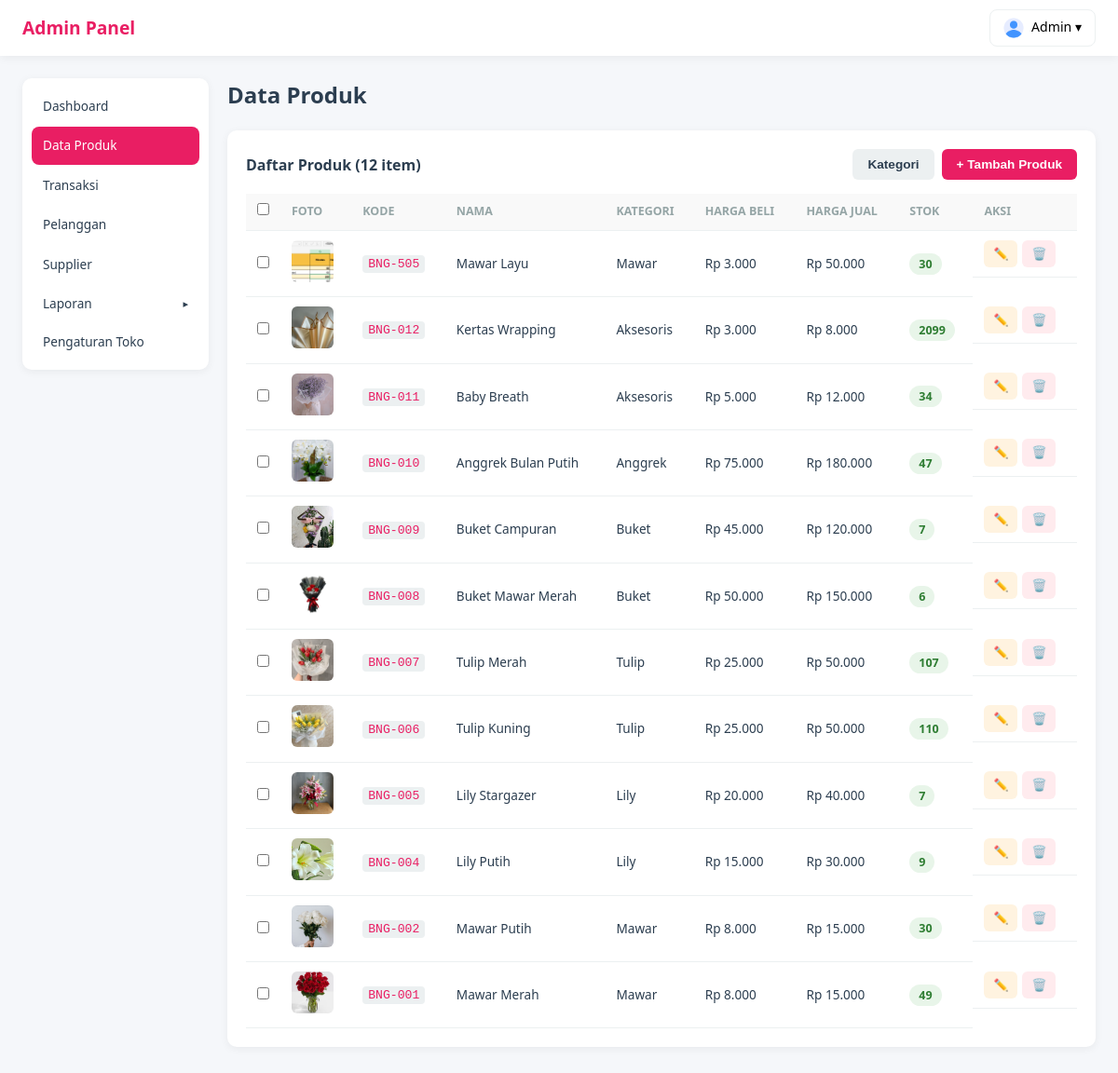
/admin/index.php?page=produk, run on an earlier commit of the app's database.
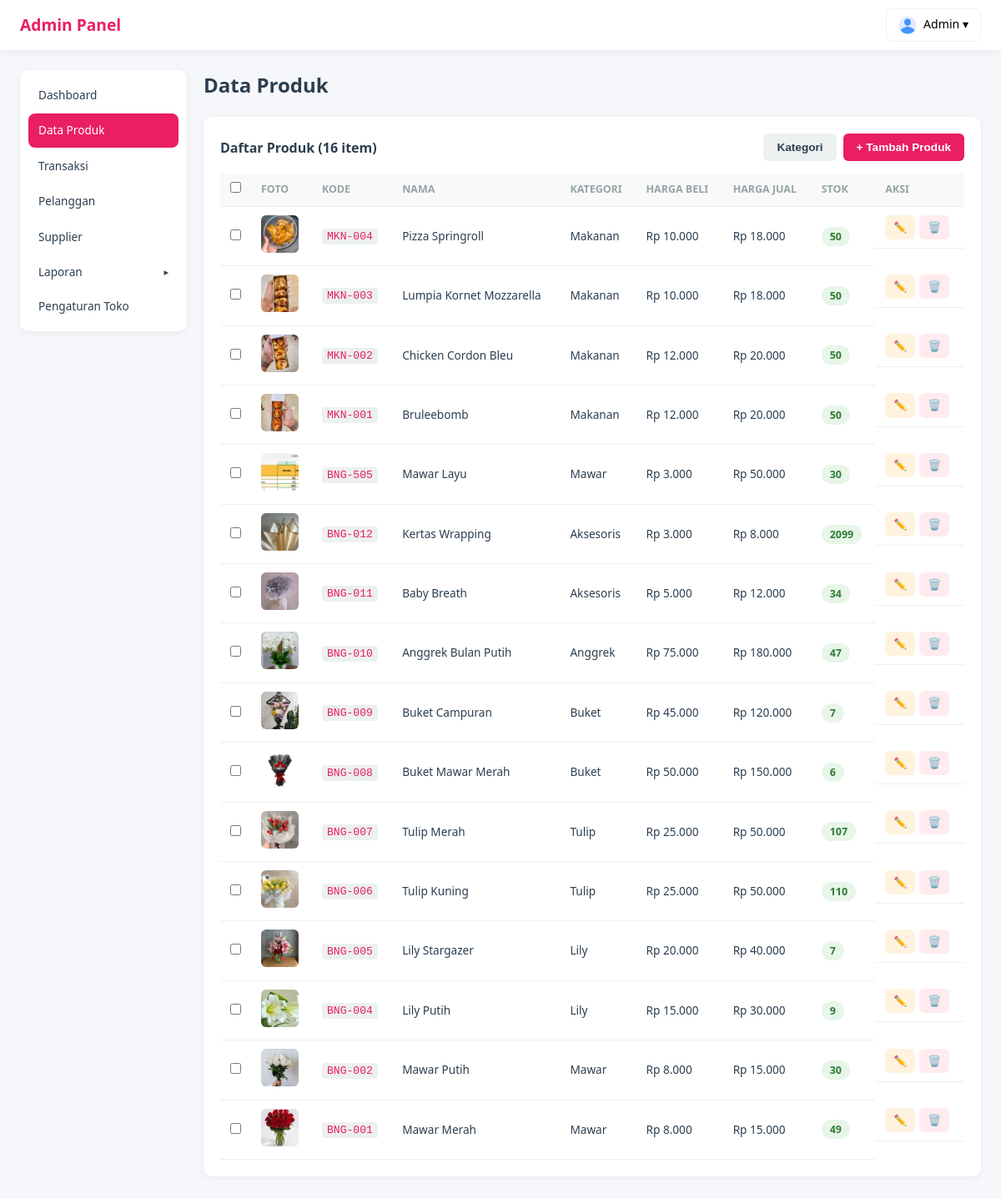
And on a later commit of the database.
### tables this page shows
CREATE TABLE `produk` (
  `id` int(11) NOT NULL AUTO_INCREMENT,
  `kode_bunga` varchar(50) DEFAULT NULL,
  `nama_bunga` varchar(100) NOT NULL,
  `kategori_id` int(11) NOT NULL,
  `harga_beli` decimal(12,2) NOT NULL DEFAULT 0.00,
  `harga_jual` decimal(12,2) NOT NULL DEFAULT 0.00,
  `stok` int(11) NOT NULL DEFAULT 0,
  `foto` varchar(255) DEFAULT NULL,
  `deskripsi` text DEFAULT NULL,
  `is_active` tinyint(1) NOT NULL DEFAULT 1,
  `created_at` timestamp NULL DEFAULT current_timestamp(),
  `updated_at` timestamp NULL DEFAULT current_timestamp() ON UPDATE current_timestamp(),
  PRIMARY KEY (`id`),
  UNIQUE KEY `kode_bunga` (`kode_bunga`),
  KEY `kategori_id` (`kategori_id`),
  CONSTRAINT `produk_ibfk_1` FOREIGN KEY (`kategori_id`) REFERENCES `kategori_produk` (`id`)
);

CREATE TABLE `kategori_produk` (
  `id` int(11) NOT NULL AUTO_INCREMENT,
  `nama_kategori` varchar(50) NOT NULL,
  `deskripsi` text DEFAULT NULL,
  `created_at` timestamp NULL DEFAULT current_timestamp(),
  PRIMARY KEY (`id`),
  UNIQUE KEY `nama_kategori` (`nama_kategori`)
);

### html/admin/pages/produk.php (the view, shortened to what this page needs)
<?php
$produkList = $db->query("SELECT p.*, k.nama_kategori FROM produk p LEFT JOIN kategori_produk k ON p.kategori_id = k.id WHERE p.is_active = 1 ORDER BY p.id DESC")->fetchAll();
?>
<h1 class="page-title">Data Produk</h1>
<section class="card">
    <div style="display:flex;justify-content:space-between;align-items:center;margin-bottom:15px;">
        <h3 style="margin:0;">Daftar Produk (<?php echo count($produkList); ?> item)</h3>
        <div style="display:flex;gap:8px;">
            <button class="btn btn-secondary" onclick="openKategoriModal()">Kategori</button>
            <button class="btn btn-primary" onclick="openModal()">+ Tambah Produk</button>
        </div>
    </div>
    <form method="POST" id="bulk-form">
    <div class="table-wrapper">
        <table class="table">
            <thead>
                <tr>
                    <th style="width:36px;text-align:center;"><input type="checkbox" id="check-all" onclick="toggleAll(this)" title="Pilih semua"></th>
                    <th>Foto</th><th>Kode</th><th>Nama</th><th>Kategori</th><th>Harga Beli</th><th>Harga Jual</th><th>Stok</th><th>Aksi</th>
                </tr>
            </thead>
            <tbody>
                <?php foreach ($produkList as $p): ?>
                <tr>
                    <td style="text-align:center;"><input type="checkbox" class="row-check" name="ids[]" value="<?php echo $p['id']; ?>" onclick="updateBulkToolbar()"></td>
                    <td><?php echo $p['foto'] ? '<img src="../assets/produk/'.$p['foto'].'" class="thumb">' : '<span class="no-foto"></span>'; ?></td>
                    <td><a href="#" onclick="openEditModal(<?php echo $p['id']; ?>)" style="color:var(--primary);text-decoration:none;"><code><?php echo htmlspecialchars($p['kode_bunga']); ?></code></a></td>
                    <td><?php echo htmlspecialchars($p['nama_bunga']); ?></td>
                    <td><?php echo htmlspecialchars($p['nama_kategori'] ?? '-'); ?></td>
                    <td>Rp <?php echo number_format($p['harga_beli'], 0, ',', '.'); ?></td>
                    <td>Rp <?php echo number_format($p['harga_jual'], 0, ',', '.'); ?></td>
                    <td><span class="badge <?php echo $p['stok'] <= 5 ? 'badge-danger' : 'badge-ok'; ?>"><?php echo $p['stok']; ?></span></td>
                    <td style="white-space:nowrap;display:flex;gap:5px;">
                        <a href="#" onclick="openEditModal(<?php echo $p['id']; ?>)" class="btn btn-sm btn-edit">✏️</a>
                        <a href="?page=produk&delete=<?php echo $p['id']; ?>" class="btn btn-sm btn-delete" onclick="return confirm('Hapus produk ini?')">🗑️</a>
                    </td>
                </tr>
                <?php endforeach; ?>
            </tbody>
        </table>
    </div>
    </form>
</section>

### html/admin/index.php (shortened to what this page needs)
<?php
$db = getDB();
$page = $_GET['page'] ?? 'dashboard';
$pageFile = __DIR__ . '/pages/' . $page . '.php';
include $pageFile;
$pageContent = ob_get_clean();
$currentPage = $page;
?>
<!DOCTYPE html>
<html lang="id">
<head>
    <link rel="stylesheet" href="css/admin.css">
</head>
<body>
    <header class="admin-header">
        <div class="admin-header-inner">
            <a href="?page=dashboard" class="admin-logo">Admin Panel</a>
            <div class="admin-user-dropdown">
                <?php
                $adminAvatar = $db->prepare("SELECT foto_profil FROM users WHERE id = :id");
                $adminAvatar->execute([':id' => $_SESSION['user']['id'] ?? 0]);
                $adminAvatarFile = $adminAvatar->fetchColumn();
                $adminAvatarSrc = $adminAvatarFile ? '/assets/users/' . $adminAvatarFile : '/assets/default-avatar.png';
                ?>
                <button class="admin-user-btn" onclick="toggleAdminDropdown()">
                    <img src="<?php echo $adminAvatarSrc; ?>" alt="" style="width:22px;height:22px;border-radius:50%;object-fit:cover;vertical-align:middle;margin-right:4px;">
                    <?php echo htmlspecialchars($_SESSION['user']['username'] ?? 'Admin'); ?> ▾
                </button>
            </div>
        </div>
    </header>
    <div class="admin-layout">
        <aside class="admin-sidebar">
            <nav class="admin-nav">
                <a href="?page=dashboard" class="admin-nav-item <?php echo $currentPage === 'dashboard' ? 'active' : ''; ?>">
                    Dashboard
                </a>
                <a href="?page=produk" class="admin-nav-item <?php echo $currentPage === 'produk' ? 'active' : ''; ?>">
                    Data Produk
                </a>
                <a href="?page=transaksi" class="admin-nav-item <?php echo in_array($currentPage, ['transaksi', 'order-detail']) ? 'active' : ''; ?>">
                    Transaksi
                </a>
                <a href="?page=pelanggan" class="admin-nav-item <?php echo $currentPage === 'pelanggan' ? 'active' : ''; ?>">
                    Pelanggan
                </a>
                <a href="?page=supplier" class="admin-nav-item <?php echo $currentPage === 'supplier' ? 'active' : ''; ?>">
                    Supplier
                </a>
                <div class="admin-nav-group">
                    <button class="admin-nav-item admin-nav-toggle <?php echo $currentPage === 'laporan' ? 'active' : ''; ?>" onclick="toggleSubMenu(this)">
                        Laporan <span class="toggle-arrow <?php echo $currentPage === 'laporan' ? 'open' : ''; ?>">&#9656;</span>
                    </button>
                </div>
                <a href="?page=pengguna" class="admin-nav-item <?php echo $currentPage === 'pengguna' ? 'active' : ''; ?>">
                    Pengaturan Toko
                </a>
            </nav>
        </aside>
        <main class="admin-main">
            <?php echo $pageContent; ?>
        </main>
    </div>
</body>
</html>

### html/admin/css/admin.css (style rules this page uses)
* { margin: 0; padding: 0; box-sizing: border-box; }
:root { --primary: #e91e63; --primary-dark: #c2185b; --primary-light: #fce4ec; --secondary: #4caf50; --warning: #ff9800; --danger: #f44336; --dark: #2c3e50; --gray: #95a5a6; --gray-light: #ecf0f1; --white: #ffffff; --radius: 10px; --shadow: 0 2px 10px rgba(0, 0, 0, 0.06); }
body { font-family: 'Segoe UI', Tahoma, Geneva, Verdana, sans-serif; background: #f5f7fa; color: var(--dark); line-height: 1.5; }
.admin-header { background: var(--white); box-shadow: var(--shadow); position: sticky; top: 0; z-index: 100; }
.admin-header-inner { max-width: none; margin: 0 auto; padding: 0 24px; height: 60px; display: flex; justify-content: space-between; align-items: center; }
.admin-logo { font-size: 1.2rem; font-weight: 700; color: var(--primary); text-decoration: none; }
.admin-user-dropdown { position: relative; }
.admin-user-btn { background: none; border: 1px solid var(--gray-light); padding: 8px 14px; border-radius: 8px; cursor: pointer; font-size: 0.88rem; font-weight: 500; font-family: inherit; transition: background 0.15s; }
.admin-layout { max-width: none; margin: 0 auto; padding: 24px; display: flex; gap: 20px; }
.admin-sidebar { width: 200px; flex-shrink: 0; position: sticky; top: 84px; height: fit-content; }
.admin-nav { background: var(--white); border-radius: var(--radius); box-shadow: var(--shadow); padding: 10px; display: flex; flex-direction: column; gap: 2px; }
.admin-nav-item { display: flex; align-items: center; gap: 8px; padding: 10px 12px; border-radius: 8px; text-decoration: none; color: var(--dark); font-size: 0.85rem; font-weight: 500; transition: all 0.15s; }
.admin-nav-item.active { background: var(--primary); color: var(--white); }
.admin-main { flex: 1; min-width: 0; }
.page-title { font-size: 1.5rem; font-weight: 700; margin-bottom: 20px; }
.card { background: var(--white); border-radius: var(--radius); padding: 20px; box-shadow: var(--shadow); margin-bottom: 20px; }
.card h3 { font-size: 1rem; margin-bottom: 15px; color: var(--dark); }
.btn { padding: 9px 16px; border: none; border-radius: 6px; font-size: 0.85rem; font-weight: 600; cursor: pointer; text-decoration: none; display: inline-flex; align-items: center; gap: 4px; transition: opacity 0.2s; }
.btn-primary { background: var(--primary); color: var(--white); }
.btn-secondary { background: var(--gray-light); color: var(--dark); }
.btn-sm { padding: 5px 10px; font-size: 0.8rem; }
.btn-edit { background: #fff3e0; }
.btn-delete { background: #ffebee; }
.table-wrapper { overflow-x: auto; }
.table { width: 100%; border-collapse: collapse; font-size: 0.85rem; }
.table th, .table td { padding: 10px 12px; text-align: left; border-bottom: 1px solid var(--gray-light); }
.table th { background: #f9f9f9; font-weight: 600; font-size: 0.78rem; text-transform: uppercase; color: var(--gray); }
.table .thumb { width: 45px; height: 45px; object-fit: cover; border-radius: 6px; }
.table code { background: var(--gray-light); padding: 2px 6px; border-radius: 4px; font-size: 0.82rem; }
.badge { padding: 3px 10px; border-radius: 12px; font-size: 0.78rem; font-weight: 600; }
.badge-ok { background: #e8f5e9; color: #2e7d32; }
.admin-nav-group { display: flex; flex-direction: column; }
.admin-nav-toggle { display: flex; justify-content: space-between; align-items: center; background: none; border: none; width: 100%; text-align: left; cursor: pointer; font-family: inherit; }
.toggle-arrow { font-size: 0.7rem; transition: transform 0.2s; }

What changed in the data, as far as the page shows it:
added produk: foto (picture), kode_bunga "MKN-004", nama_bunga "Pizza Springroll", kategori.nama_kategori "Makanan", harga_beli "10.000", harga_jual "18.000", stok "50"
added produk: foto (picture), kode_bunga "MKN-003", nama_bunga "Lumpia Kornet Mozzarella", kategori.nama_kategori "Makanan", harga_beli "10.000", harga_jual "18.000", stok "50"
added produk: foto (picture), kode_bunga "MKN-002", nama_bunga "Chicken Cordon Bleu", kategori.nama_kategori "Makanan", harga_beli "12.000", harga_jual "20.000", stok "50"
added produk: foto (picture), kode_bunga "MKN-001", nama_bunga "Bruleebomb", kategori.nama_kategori "Makanan", harga_beli "12.000", harga_jual "20.000", stok "50"
Also different on the page:
count($produkList): "12" → "16"
